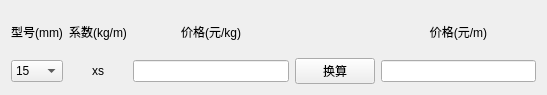
<?xml version="1.0" encoding="UTF-8"?>
<ui version="4.0">
 <class>Form</class>
 <widget class="QWidget" name="Form">
  <property name="geometry">
   <rect>
    <x>0</x>
    <y>0</y>
    <width>547</width>
    <height>95</height>
   </rect>
  </property>
  <property name="windowTitle">
   <string>不锈钢管</string>
  </property>
  <layout class="QHBoxLayout" name="horizontalLayout">
   <item>
    <layout class="QGridLayout" name="gridLayout">
     <item row="0" column="2">
      <widget class="QLabel" name="label_D">
       <property name="text">
        <string>价格(元/kg)</string>
       </property>
       <property name="alignment">
        <set>Qt::AlignCenter</set>
       </property>
      </widget>
     </item>
     <item row="0" column="4">
      <widget class="QLabel" name="label_RES">
       <property name="text">
        <string>价格(元/m)</string>
       </property>
       <property name="alignment">
        <set>Qt::AlignCenter</set>
       </property>
      </widget>
     </item>
     <item row="0" column="1">
      <widget class="QLabel" name="label_XS">
       <property name="text">
        <string>系数(kg/m)</string>
       </property>
       <property name="alignment">
        <set>Qt::AlignCenter</set>
       </property>
      </widget>
     </item>
     <item row="0" column="0">
      <widget class="QLabel" name="label">
       <property name="text">
        <string>型号(mm)</string>
       </property>
       <property name="alignment">
        <set>Qt::AlignCenter</set>
       </property>
      </widget>
     </item>
     <item row="1" column="0">
      <widget class="QComboBox" name="comboBox">
       <item>
        <property name="text">
         <string>15</string>
        </property>
       </item>
       <item>
        <property name="text">
         <string>20</string>
        </property>
       </item>
       <item>
        <property name="text">
         <string>25</string>
        </property>
       </item>
       <item>
        <property name="text">
         <string>32</string>
        </property>
       </item>
       <item>
        <property name="text">
         <string>40</string>
        </property>
       </item>
       <item>
        <property name="text">
         <string>50</string>
        </property>
       </item>
       <item>
        <property name="text">
         <string>65</string>
        </property>
       </item>
       <item>
        <property name="text">
         <string>80</string>
        </property>
       </item>
       <item>
        <property name="text">
         <string>100</string>
        </property>
       </item>
       <item>
        <property name="text">
         <string>125</string>
        </property>
       </item>
       <item>
        <property name="text">
         <string>150</string>
        </property>
       </item>
       <item>
        <property name="text">
         <string>200</string>
        </property>
       </item>
       <item>
        <property name="text">
         <string>250</string>
        </property>
       </item>
       <item>
        <property name="text">
         <string>300</string>
        </property>
       </item>
       <item>
        <property name="text">
         <string>600</string>
        </property>
       </item>
      </widget>
     </item>
     <item row="1" column="1">
      <widget class="QLabel" name="label_XS_var">
       <property name="text">
        <string>xs</string>
       </property>
       <property name="alignment">
        <set>Qt::AlignCenter</set>
       </property>
      </widget>
     </item>
     <item row="1" column="2">
      <widget class="QLineEdit" name="lineEdit_D"/>
     </item>
     <item row="1" column="3">
      <widget class="QPushButton" name="pushButton">
       <property name="text">
        <string>换算</string>
       </property>
      </widget>
     </item>
     <item row="1" column="4">
      <widget class="QLineEdit" name="lineEdit_RES"/>
     </item>
    </layout>
   </item>
  </layout>
 </widget>
 <resources/>
 <connections/>
</ui>
